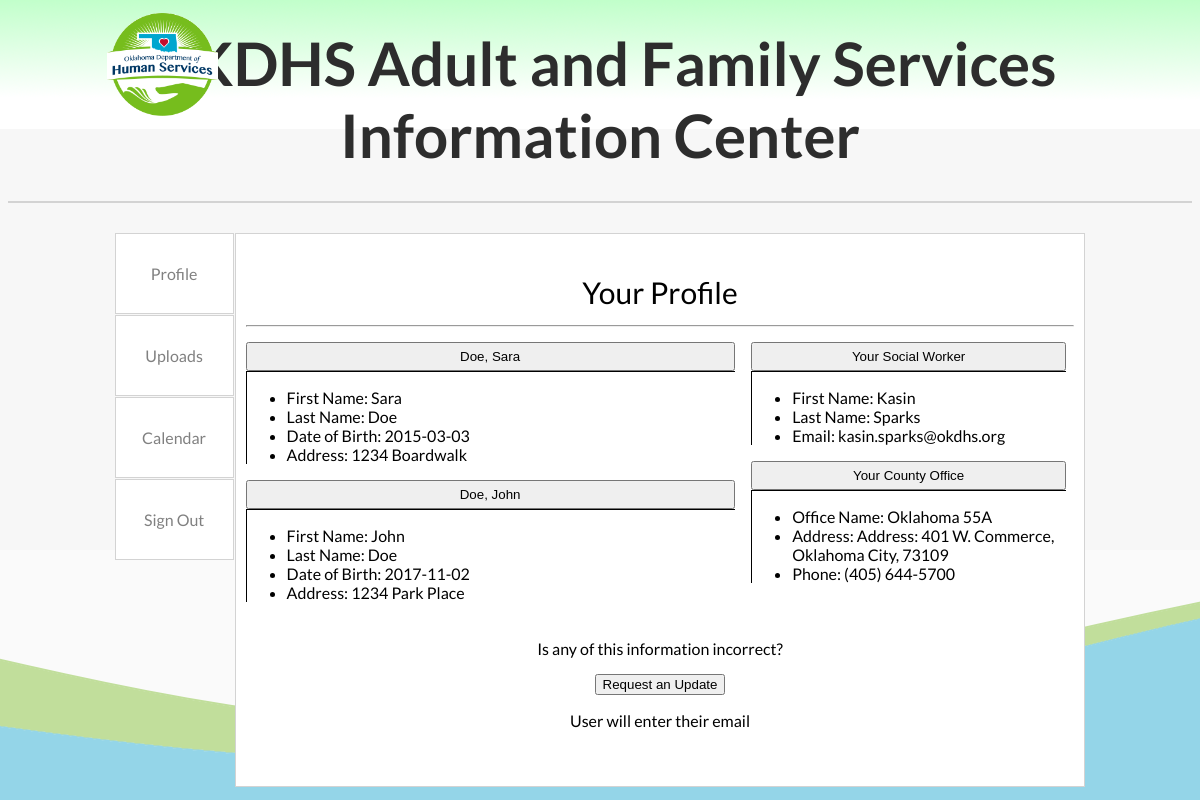
Screenshot of /profile (signed in) with the database file from the repository.
### tables this page shows
CREATE TABLE "Client" (
	"UID_Client"	INTEGER NOT NULL UNIQUE,
	"First_Name"	TEXT NOT NULL,
	"Last_Name"	TEXT NOT NULL,
	"DOB"	NUMERIC NOT NULL,
	"Address"	TEXT NOT NULL,
	"Case_Status"	INTEGER NOT NULL DEFAULT 1,
	"Social_Worker_UID"	INTEGER,
	"County_Office_UID"	INTEGER,
	"Case_Type_UID"	INTEGER DEFAULT 1,
	"Case_Number"	INTEGER DEFAULT -1,
	PRIMARY KEY("UID_Client")
);

CREATE TABLE "Social_Worker" (
	"UID_Social_Worker"	INTEGER NOT NULL UNIQUE,
	"First_Name"	TEXT NOT NULL,
	"Last_Name"	TEXT NOT NULL,
	"Email"	TEXT NOT NULL,
	"County_Office_UID"	INTEGER NOT NULL,
	"Title"	TEXT NOT NULL,
	PRIMARY KEY("UID_Social_Worker")
);

CREATE TABLE "County_Office" (
	"UID_County_Office"	INTEGER NOT NULL PRIMARY KEY AUTOINCREMENT UNIQUE,
	"Office_Name"	TEXT NOT NULL UNIQUE,
	"Address"	TEXT NOT NULL UNIQUE,
	"Phone"	TEXT NOT NULL UNIQUE
);

### FlaskWebProject/userViews.py (the view, shortened to what this page needs)
@bp.route('/profile')
@login_required
def profile():
	if g.user['Client'] == 1:
		queryStr = 'SELECT UID_Connected_Person FROM Connected_Person WHERE UID_Client=?'
		connected_cases_list = query_db(queryStr, (g.user['UID_Users'],))
		connected_client_list = []
		queryStr = 'SELECT * FROM Client WHERE UID_Client=?'
		for clients in connected_cases_list:
			connected_client_list.append(query_db(queryStr, (clients['UID_Connected_Person'],), True))
		queryStr = 'SELECT * FROM Client WHERE UID_Client=?'
		currUser = query_db(queryStr, (g.user['UID_Users'],), True)
		queryStr = 'SELECT * FROM Social_Worker WHERE UID_Social_Worker=?'
		socialWorker = query_db(queryStr, (currUser['Social_Worker_UID'],), True)
		queryStr = 'SELECT * FROM County_Office WHERE UID_County_Office=?'
		countyOffice = query_db(queryStr, (currUser['County_Office_UID'],), True)
		return render_template(
			'userViews/profile.html',
			title='Profile Page',
			worker=socialWorker,
			clientData=currUser,
			connectedCases=connected_client_list,
			countyOffice=countyOffice,
			year=datetime.now().year
			)

### FlaskWebProject/auth.py (called while the page is built)
@bp.before_app_request
def load_logged_in_user():
	user_id = session.get('user_id')
	if user_id is None:
		g.user = None
	else:
		sqlQuery = 'SELECT * FROM Users WHERE UID_Users = ?'
		from . import db
		database = db.getDB()
		g.user = database.execute(sqlQuery, (user_id,)).fetchone()

def login_required(view):
	@functools.wraps(view)
	def wrapped_view(**kwargs):
		if g.user is None:
			return redirect(url_for('auth.login'))
		return view(**kwargs)
	return wrapped_view

### FlaskWebProject/db.py (called while the page is built)
def getDB():
	if 'db' not in g:
		g.db = sqlite3.connect(current_app.config['DATABASE'], detect_types = sqlite3.PARSE_DECLTYPES)
		g.db.row_factory = sqlite3.Row
	return g.db

def closeDB(e=None):
	db = g.pop('db', None)
	if db is not None:
		db.close()

def query_db(query, args=(), one=False):
	cur = getDB().execute(query, args)
	rv = cur.fetchall()
	cur.close()
	closeDB()
	return (rv[0] if rv else None) if one else rv

### FlaskWebProject/templates/userViews/profile.html
﻿{% extends 'layout.html' %}
{% block content %}
<div class="page-header">
    <h>Your Profile</h>
    <hr />
</div>
<div class="row">
<div class="client col1">
    <button class="accordion">{{ clientData.Last_Name|e }}, {{ clientData.First_Name|e }}</button>
    <div class="clientInfo">
        <ul>
            <li>First Name: {{ clientData.First_Name|e }}</li>
            <li>Last Name: {{ clientData.Last_Name|e }}</li>
            <li>Date of Birth: {{ clientData.DOB }}</li>
            <li>Address: {{ clientData.Address|e }}</li>
        </ul>
    </div>
    {% for user in connectedCases %}
    <button class="accordion">{{ user.Last_Name|e }}, {{ user.First_Name|e }}</button>
    <div class="clientInfo">
        <ul>
            <li>First Name: {{ user.First_Name|e }}</li>
            <li>Last Name: {{ user.Last_Name|e }}</li>
            <li>Date of Birth: {{ user.DOB }}</li>
            <li>Address: {{ user.Address|e }}</li>
        </ul>
    </div>
    {% endfor %}
</div>
<div class="office col2">
    <button class="accordion">Your Social Worker</button>
    <div class="clientInfo">
        <ul>
            <li>First Name: {{ worker.First_Name|e }}</li>
            <li>Last Name: {{ worker.Last_Name|e }}</li>
            <li>Email: {{ worker.Email|e}}</li>
        </ul>
    </div>
    <button class="accordion">Your County Office</button>
    <div class="clientInfo">
        <ul>
            <li>Office Name: {{ countyOffice.Office_Name|e }}</li>
            <li>Address: {{ countyOffice.Address|e }}</li>
            <li>Phone: {{ countyOffice.Phone|e}}</li>
        </ul>
    </div>
</div>
</div>
<div class="update">
    <p>Is any of this information incorrect?</p>
    <button class="request">Request an Update</button>
    <div class="update-modal">
        <p>User will enter their email</p>
    </div>
</div>
    {% endblock content %}

### FlaskWebProject/static/content/site.css (style rules this page uses)
html, body { max-width: 100%; overflow-x: hidden; }
html { overflow: scroll; overflow-x: hidden; }
html { text-align: center; }
body { font-family: 'Lato', sans-serif; }
@media only screen and (min-width: 901px) { body { background-color: #f7f7f7; } }
@media only screen and (min-width: 901px) { .row { padding-bottom: 5px; } }
@media only screen and (min-width: 901px) { .row button { display: block; width: 100%; } }
@media only screen and (min-width: 901px) { .accordion { padding: 5px 0 5px 0; } }
@media only screen and (min-width: 901px) { .clientInfo { height: 25%; border-left: 1px solid black; border-top: 1px solid black; text-align: left; } }
@media only screen and (min-width: 901px) { .col1 { width: 59%; float: left; } }
@media only screen and (min-width: 901px) { .col2 { width: 38%; float: left; padding-left: 2%; } }
@media only screen and (min-width: 901px) { .row:after { content: ""; display: table; clear: both; } }
@media only screen and (min-width: 901px) { .update { text-align: center; } }
@media only screen and (min-width: 901px) { .page-header { text-align: center; font-size: 30px; } }

### rows the page displays
Client: Last_Name "Doe", First_Name "Sara", DOB "2015-03-03", Address "1234 Boardwalk"
Client: Last_Name "Doe", First_Name "John", DOB "2017-11-02", Address "1234 Park Place"
Social_Worker: First_Name "Kasin", Last_Name "Sparks", Email "kasin.sparks@okdhs.org"
County_Office: Office_Name "Oklahoma 55A", Address "Address: 401 W. Commerce, Oklahoma City, 73109", Phone "(405) 644-5700"
